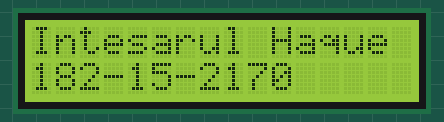
This sketch was run on a simulated Arduino Uno, built with avr-gcc and run on an emulated ATmega328P. Parts: 16×2 character LCD. What the sketch prints to the serial monitor is not drawn.

Above: at 0.1 s.
At 0.6 s:
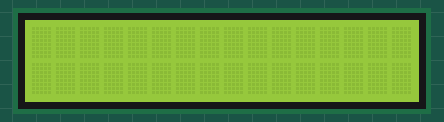

The sketch:

lcd_16_2_monitor.ino
```cpp
#include <LiquidCrystal.h>

// initialize the library with the numbers of the interface pins
LiquidCrystal lcd(12, 11, 5, 4, 3, 2);
                // RS,EN, D4,D5,D6,D7

void setup() {
  // set up the LCD's number of columns and rows:
  lcd.begin(16, 2);
  Serial.begin(9600);

}

void loop() {

  lcd.setCursor(0, 0);
  String name="Intesarul Haque";
  lcd.print(name);
  Serial.println(name);

  lcd.setCursor(0, 1);
  String id="182-15-2170";
  lcd.print(id);
  Serial.println(id);

  // print the number of seconds since reset:
  //lcd.print(millis() / 1000);

  delay(500);
  lcd.clear();
  delay(500);
}
 
```

Measured:
- what the display in image 1 shows lasts 0.5 s, from 0.6 s to 1.1 s
